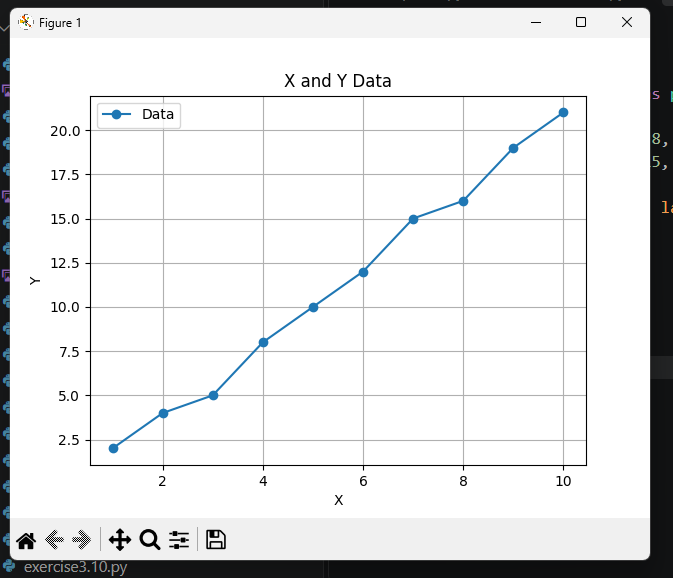

Here is the Python script that generated this plot:
# Exercise 3.15

import matplotlib.pyplot as plt

x = [1, 2, 3, 4, 5, 6, 7, 8, 9, 10]
y = [2, 4, 5, 8, 10, 12, 15, 16, 19, 21]

plt.plot(x, y, marker='o', label='Data')

plt.xlabel('X')
plt.ylabel('Y')
plt.title('X and Y Data')
plt.legend()
plt.grid(True)
plt.show()
